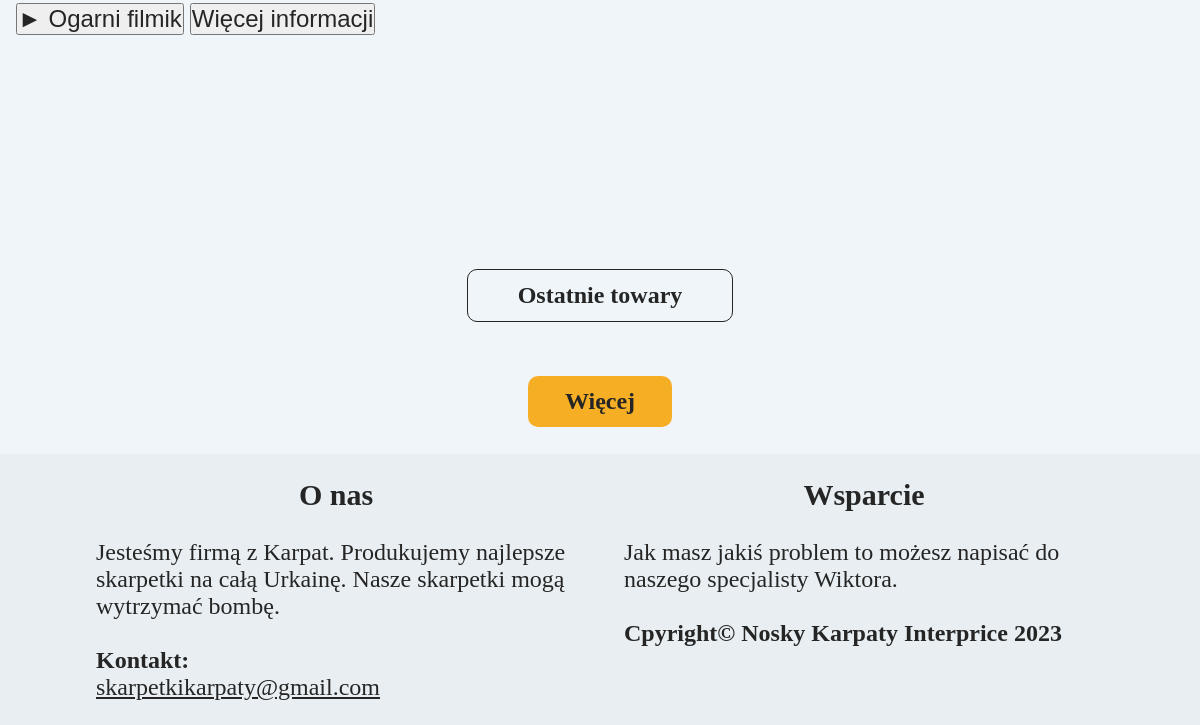
Before: / (lower part) with the older database file.
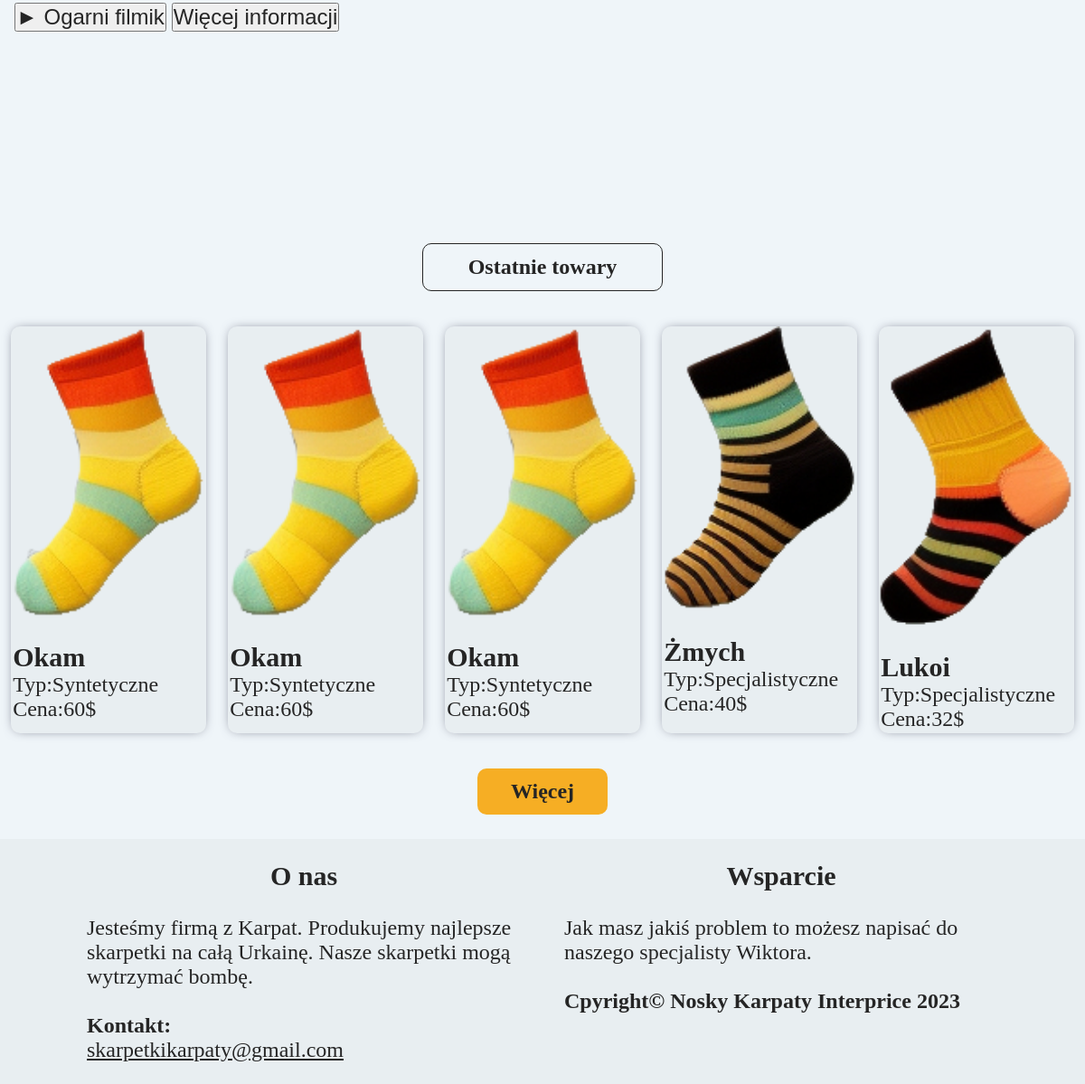
After: the same page with the newer database file.
### tables this page shows
CREATE TABLE `noski` (
  `id` int(11) NOT NULL AUTO_INCREMENT,
  `nazwa` text NOT NULL,
  `typ` int(11) NOT NULL,
  `cena` int(11) NOT NULL,
  `foto` varchar(255) NOT NULL,
  PRIMARY KEY (`id`),
  KEY `tym` (`typ`),
  CONSTRAINT `noski_ibfk_1` FOREIGN KEY (`typ`) REFERENCES `typy` (`id`)
);

CREATE TABLE `typy` (
  `id` int(11) NOT NULL AUTO_INCREMENT,
  `typ` enum('Wełniane','Bawełniane','Syntetyczne','Specjalistyczne') NOT NULL,
  `opis` varchar(20000) NOT NULL,
  PRIMARY KEY (`id`),
  UNIQUE KEY `inf2` (`opis`) USING HASH
);

### index.php (the view, shortened to what this page needs)
<?php
	require_once"connect.php";
	$com = "SELECT noski.id, noski.nazwa, noski.cena, noski.foto, typy.typ, typy.opis FROM noski, typy WHERE noski.typ = typy.typ ORDER BY noski.id DESC LIMIT 5; ";
	$casd = mysqli_query($conn, $com);
?>
<!DOCTYPE html>
<html lang="pl-PL">
<head>
	<link rel="stylesheet" href="style.css">
</head>
<body>
	<br>
	<article id="witr">
		<section>
			<div>
				<div>
					<br>
					<br>
					<button class="knopka1">
						► Ogarni filmik
					</button>
					<button class="knopka2">
						Więcej informacji
					</button>
				</div>
			</div>
		</section>
	</article>
	<br>
	<h1 class="nag"><p>Ostatnie towary</p></h1>
	<br>
	<article id="towar">
		<?php
		while ($row = mysqli_fetch_assoc($casd)) {
			echo
			"
			<a class='to' href='insert.php?id=".$row['id']."'>
				<div class='tow'>
					<img src='".$row['foto']."'>
					<div>
						<h1 style='font-size: 30px;'>".$row['nazwa']."</h1>
						<p>Typ:".$row['typ']."</p>
						<p>Cena:".$row['cena']."$</p>
					</div>
				</div>
			</a>
			"
			;
		}
		?>
	</article>
	<br>
	<h1 class="nag"><a href="">Więcej</a></h1>
	<br>
	<footer id="stop">
		<div class="fot1">
			<h1>O nas</h1>
			<br>
			<p>Jesteśmy firmą z Karpat. Produkujemy najlepsze skarpetki na całą Urkainę. Nasze skarpetki mogą wytrzymać bombę.</p>
			<br>
			<h2>Kontakt:</h2><a href="#">skarpetkikarpaty@gmail.com</a>
		</div>
		<div class="fot2">
			<h1>Wsparcie</h1>
			<br>
			<p>Jak masz jakiś problem to możesz napisać do naszego specjalisty Wiktora.</p>
			<br>
			<h2>Cpyright&copy Nosky Karpaty Interprice 2023</h2>
		</div>
	</footer>
</body>
</html>

Changed rows visible on the page:
added noski: foto (picture), nazwa "Okam", typ.typ "Syntetyczne", cena "60"
added noski: foto (picture), nazwa "Okam", typ.typ "Syntetyczne", cena "60"
added noski: foto (picture), nazwa "Okam", typ.typ "Syntetyczne", cena "60"
added noski: foto (picture), nazwa "Żmych", typ.typ "Specjalistyczne", cena "40"
added noski: foto (picture), nazwa "Lukoi", typ.typ "Specjalistyczne", cena "32"
